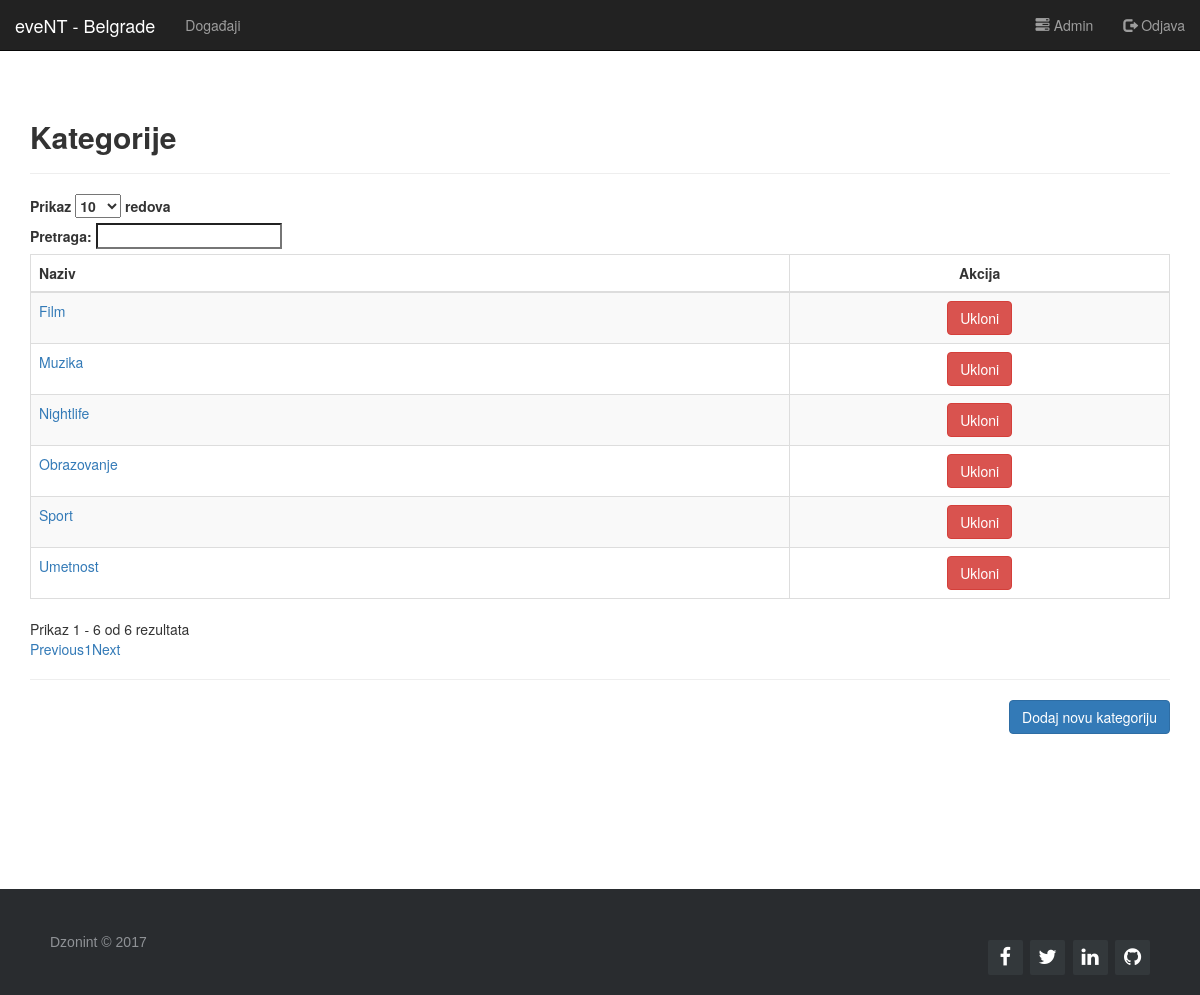
The app's page /categories.php (signed in) with its own data.
### tables this page shows
CREATE TABLE `categories` (
  `ID` int(11) NOT NULL,
  `category` varchar(255) DEFAULT NULL
);

### categories.php (called while the page is built, shortened)
<?php
require_once 'admin/database.php';
require_once 'modules/header.php';
require_once 'modules/navbar.php';
require_once 'modules/body-categories.php';
require_once 'modules/footer.php';
?>

### modules/body-categories.php (the view, shortened to what this page needs)
<div id="wrap">
    <div class="container"><h2><strong>Kategorije</strong></h2><hr>
        <table id="categories" class="table table-striped table-bordered" cellspacing="0" width="100%">
            <thead>
                <tr>
                    <th>Naziv</th>
                    <th style="text-align:center;">Akcija</th>
                </tr>
            </thead>
            <tbody>
            <?php
                $result = mysqli_query($conn, "SELECT * FROM categories");
                while($row = mysqli_fetch_assoc($result)){
            ?>
                <tr>
                    <td><a href="#"><?= $row['category'] ?></a></td>
                    <td class="col-lg-4" align="center">
                    <a onclick="removeCategory(<?=$row['ID']?>); return false;" class="btn btn-danger" role="button">Ukloni</a>
                    </td>
                </tr>
            <?php } ?>
            </tbody>
        </table>
        <hr>
        <a href="add-category.php" class="btn btn-primary pull-right" role="button">Dodaj novu kategoriju</a>
    </div>
</div>

### css/login.css (style rules this page uses)
html, body { height: 100%; padding-top: 50px; }
#wrap { min-height: 70%; }

### records on screen
categories: category "Obrazovanje"
categories: category "Muzika"
categories: category "Sport"
categories: category "Umetnost"
categories: category "Film"
categories: category "Nightlife"
